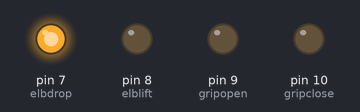
A sketch run on a simulated Arduino Uno, built with avr-gcc and run on an emulated ATmega328P. Parts: output pins drawn as LEDs (lit = HIGH).

Above: at 0.1 s.
Timing chart, 0 to 1.6 s (numbered marks = the images above):
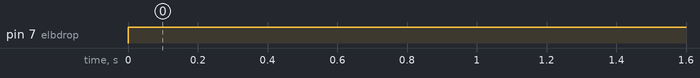

Measured:
- by itself, pin 7 (elbdrop): LOW → HIGH at 0.00 s

The sketch:

trial_arm.ino
```cpp
int elbdrop=7;
int elblift=8;
int gripopen=9;
int gripclose=10;

void setup() {
  // put your setup code here, to run once:
pinMode(elblift,OUTPUT);
   pinMode(elbdrop,OUTPUT);
   pinMode(gripopen,OUTPUT);
   pinMode(gripclose,OUTPUT);
}

void loop() {
  // put your main code here, to run repeatedly:
//void pickup();
analogWrite(elbdrop,255);

}
void pickup()
{
  //digitalWrite(gripopen,HIGH);
  //delay(2000);
  //analogWrite(elbdrop,255);
  //delay(4000);
  digitalWrite(gripclose,HIGH);
  delay(3000);
  analogWrite(elblift,255);
  delay(4000);
  analogWrite(elblift,0);
  delay(2000);//changed this delay value
}
```
